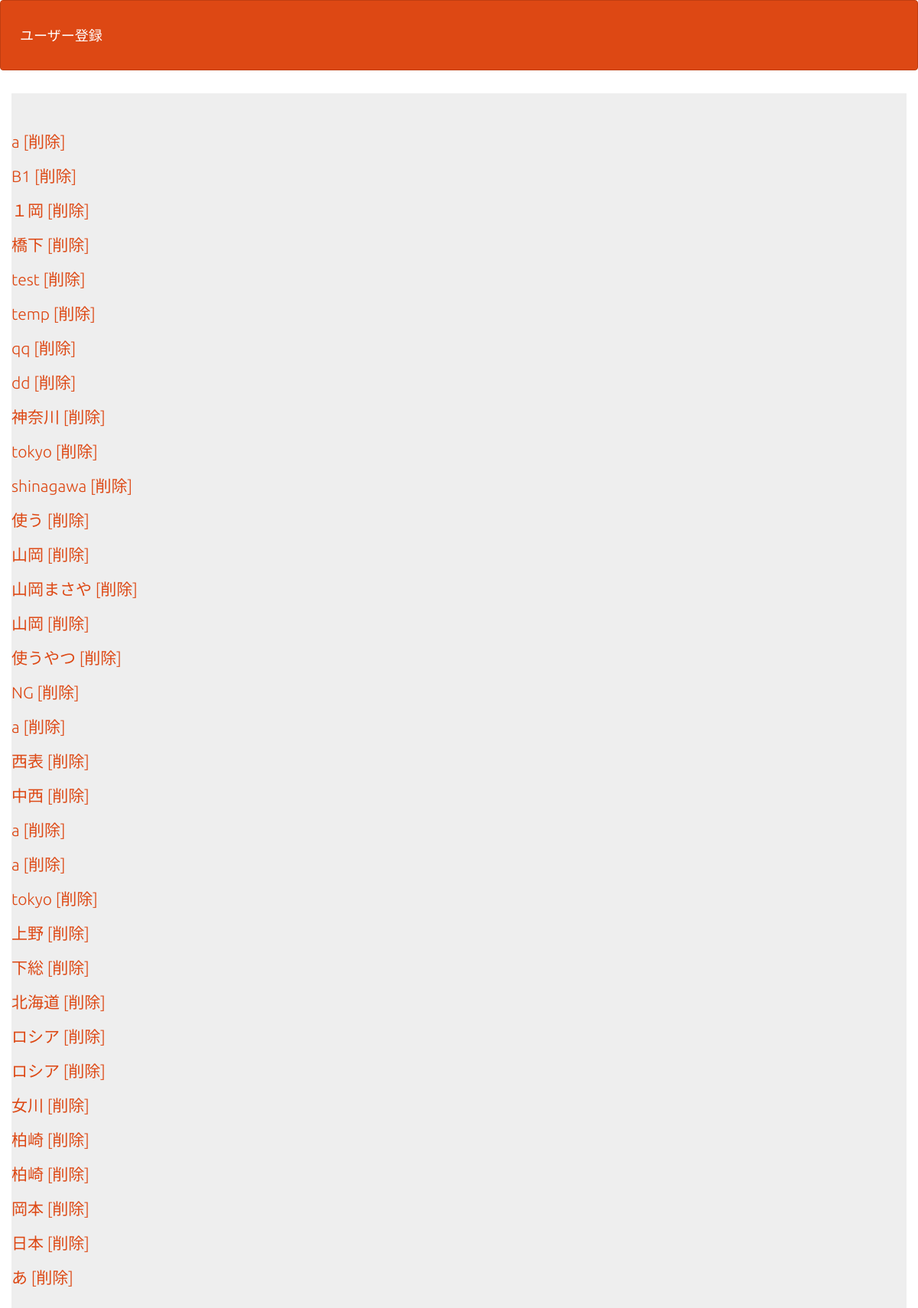
Screenshot of /ユーザー管理/select.php with the database file from the repository.
### tables this page shows
CREATE TABLE IF NOT EXISTS `gs_user_table` (
`id` int(12) NOT NULL,
  `name` varchar(64) NOT NULL,
  `lid` varchar(128) NOT NULL,
  `lpw` varchar(64) NOT NULL,
  `kanri_flg` int(1) NOT NULL,
  `life_flg` int(1) NOT NULL
);

### ユーザー管理/select.php (the view, shortened to what this page needs)
<?php
try {
  $pdo = new PDO('mysql:dbname=gs_user_db;charset=utf8;host=localhost','root','');
} catch (PDOException $e) {
  exit('データベースに接続できませんでした。'.$e->getMessage());
}
$stmt = $pdo->prepare("SELECT * FROM gs_user_table");
$status = $stmt->execute();
$view="";
if($status==false){
  $error = $stmt->errorInfo();
  exit("ErrorQuery:".$error[2]);
}else{
  while( $result = $stmt->fetch(PDO::FETCH_ASSOC)){
      $view .='<p>';
      $view .='<a href="detail.php?id='.$result["id"].'">';
      $view .= $result["name"];
      $view .='</a>';
      $view .=' ';
      $view .='<a href="delete.php?id='.$result["id"].'">';
      $view .='[削除]';
      $view .='</a>';
      $view .='</p>';
      $view .='</p>';
  }
}
?>
<!DOCTYPE html>
<html lang="ja">
<head>
<link rel="stylesheet" href="css/range.css">
<link href="css/bootstrap.min.css" rel="stylesheet">
</head>
<body id="main">
<header>
  <nav class="navbar navbar-default">
    <div class="container-fluid">
      <div class="navbar-header">
      <a class="navbar-brand" href="index.php">ユーザー登録</a>
    </div>
  </nav>
</header>
<div>
    <div class="container jumbotron"><?=$view?></div>
  </div>
</body>
</html>

### ユーザー管理/select.php (style rules this page uses)
div { padding: 10px;font-size:16px; }

### rows the page displays
gs_user_table: value "a [削除]"
gs_user_table: value "B1 [削除]"
gs_user_table: value "１岡 [削除]"
gs_user_table: value "橋下 [削除]"
gs_user_table: value "test [削除]"
gs_user_table: value "temp [削除]"
gs_user_table: value "qq [削除]"
gs_user_table: value "dd [削除]"
gs_user_table: value "神奈川 [削除]"
gs_user_table: value "tokyo [削除]"
gs_user_table: value "shinagawa [削除]"
gs_user_table: value "使う [削除]"
gs_user_table: value "山岡 [削除]"
gs_user_table: value "山岡まさや [削除]"
gs_user_table: value "山岡 [削除]"
gs_user_table: value "使うやつ [削除]"
gs_user_table: value "NG [削除]"
gs_user_table: value "a [削除]"
gs_user_table: value "西表 [削除]"
gs_user_table: value "中西 [削除]"
gs_user_table: value "a [削除]"
gs_user_table: value "a [削除]"
gs_user_table: value "tokyo [削除]"
gs_user_table: value "上野 [削除]"
gs_user_table: value "下総 [削除]"
gs_user_table: value "北海道 [削除]"
gs_user_table: value "ロシア [削除]"
gs_user_table: value "ロシア [削除]"
gs_user_table: value "女川 [削除]"
gs_user_table: value "柏崎 [削除]"
gs_user_table: value "柏崎 [削除]"
gs_user_table: value "岡本 [削除]"
gs_user_table: value "日本 [削除]"
gs_user_table: value "あ [削除]"
